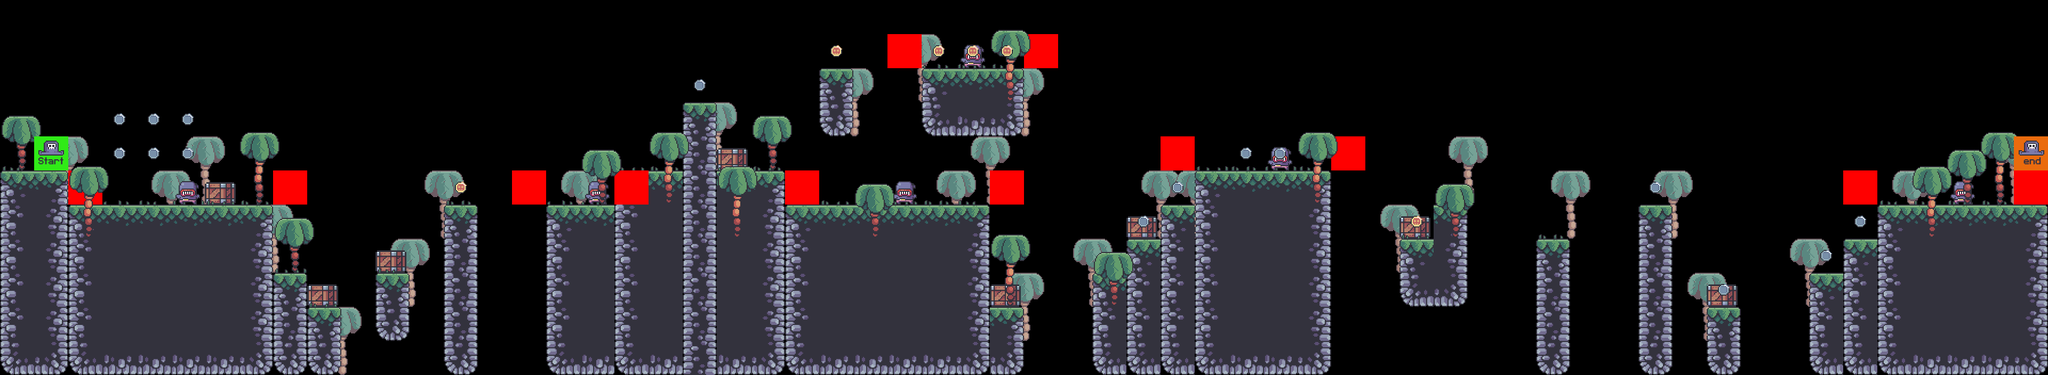

Below is a game level as drawn by its tile map, then a one-line description and the .tmx that defines it (tile-layer data replaced by summaries):
An orthogonal 60x11 tile map with 64x64 px tiles, 9 tile layers (bg_palms, terrain, crate, grass, ...), 7 tilesets.

<map version="1.10" tiledversion="1.10.2" orientation="orthogonal" renderorder="right-down" width="60" height="11" tilewidth="64" tileheight="64" infinite="0" nextlayerid="10" nextobjectid="1">
 <editorsettings>
  <export target="level_0.csv" format="csv" />
 </editorsettings>
 <tileset firstgid="1" source="../tilesets/terrain_tiles.tsx" />
 <tileset firstgid="17" source="../tilesets/coin_tiles.tsx" />
 <tileset firstgid="19" source="../tilesets/grass_tiles.tsx" />
 <tileset firstgid="24" source="../tilesets/palms.tsx" />
 <tileset firstgid="27" source="../tilesets/crate.tsx" />
 <tileset firstgid="28" source="../tilesets/player_tiles.tsx" />
 <tileset firstgid="30" source="../tilesets/enemy_tiles.tsx" />
 <layer id="5" name="bg_palms" width="60" height="11">
  <data>[660 cells, 26 non-empty, 1 distinct tile ids]</data>
 </layer>
 <layer id="1" name="terrain" width="60" height="11">
  <data>[660 cells, 220 non-empty, 12 distinct tile ids]</data>
 </layer>
 <layer id="6" name="crate" width="60" height="11">
  <data>[660 cells, 11 non-empty, 1 distinct tile ids]</data>
 </layer>
 <layer id="3" name="grass" width="60" height="11">
  <data>[660 cells, 39 non-empty, 5 distinct tile ids]</data>
 </layer>
 <layer id="8" name="enemies" width="60" height="11">
  <data>[660 cells, 6 non-empty, 1 distinct tile ids]</data>
 </layer>
 <layer id="9" name="constraints" width="60" height="11">
  <data>[660 cells, 12 non-empty, 1 distinct tile ids]</data>
 </layer>
 <layer id="4" name="fg_palms" width="60" height="11">
  <data>[660 cells, 17 non-empty, 2 distinct tile ids]</data>
 </layer>
 <layer id="2" name="coins" width="60" height="11">
  <data>[660 cells, 21 non-empty, 2 distinct tile ids]</data>
 </layer>
 <layer id="7" name="player" width="60" height="11">
  <data>[660 cells, 2 non-empty, 2 distinct tile ids]</data>
 </layer>
</map>
